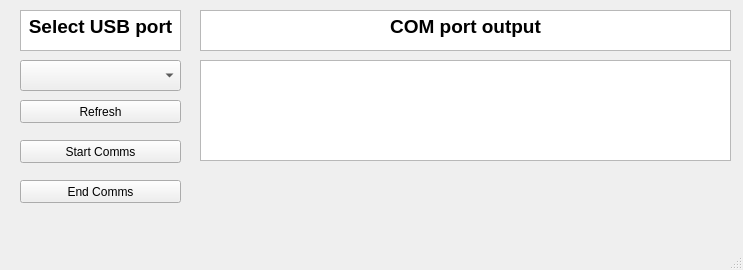
<?xml version="1.0" encoding="UTF-8"?>
<ui version="4.0">
 <class>MainWindow</class>
 <widget class="QMainWindow" name="MainWindow">
  <property name="geometry">
   <rect>
    <x>0</x>
    <y>0</y>
    <width>743</width>
    <height>270</height>
   </rect>
  </property>
  <property name="windowTitle">
   <string>MainWindow</string>
  </property>
  <widget class="QWidget" name="centralwidget">
   <widget class="QPushButton" name="refreshPorts">
    <property name="geometry">
     <rect>
      <x>20</x>
      <y>100</y>
      <width>161</width>
      <height>23</height>
     </rect>
    </property>
    <property name="text">
     <string>Refresh</string>
    </property>
   </widget>
   <widget class="QComboBox" name="comboBoxSerialPorts">
    <property name="geometry">
     <rect>
      <x>20</x>
      <y>60</y>
      <width>161</width>
      <height>31</height>
     </rect>
    </property>
   </widget>
   <widget class="QTextEdit" name="textEdit">
    <property name="geometry">
     <rect>
      <x>20</x>
      <y>10</y>
      <width>161</width>
      <height>41</height>
     </rect>
    </property>
    <property name="html">
     <string>&lt;!DOCTYPE HTML PUBLIC &quot;-//W3C//DTD HTML 4.0//EN&quot; &quot;http://www.w3.org/TR/REC-html40/strict.dtd&quot;&gt;
&lt;html&gt;&lt;head&gt;&lt;meta name=&quot;qrichtext&quot; content=&quot;1&quot; /&gt;&lt;style type=&quot;text/css&quot;&gt;
p, li { white-space: pre-wrap; }
&lt;/style&gt;&lt;/head&gt;&lt;body style=&quot; font-family:'MS Shell Dlg 2'; font-size:8.25pt; font-weight:400; font-style:normal;&quot;&gt;
&lt;p align=&quot;center&quot; style=&quot; margin-top:0px; margin-bottom:0px; margin-left:0px; margin-right:0px; -qt-block-indent:0; text-indent:0px;&quot;&gt;&lt;span style=&quot; font-size:14pt; font-weight:600;&quot;&gt;Select USB port&lt;/span&gt;&lt;/p&gt;&lt;/body&gt;&lt;/html&gt;</string>
    </property>
   </widget>
   <widget class="QPushButton" name="startComms">
    <property name="geometry">
     <rect>
      <x>20</x>
      <y>140</y>
      <width>161</width>
      <height>23</height>
     </rect>
    </property>
    <property name="text">
     <string>Start Comms</string>
    </property>
   </widget>
   <widget class="QTextEdit" name="textEdit_2">
    <property name="geometry">
     <rect>
      <x>200</x>
      <y>60</y>
      <width>531</width>
      <height>101</height>
     </rect>
    </property>
   </widget>
   <widget class="QTextEdit" name="textEdit_3">
    <property name="geometry">
     <rect>
      <x>200</x>
      <y>10</y>
      <width>531</width>
      <height>41</height>
     </rect>
    </property>
    <property name="html">
     <string>&lt;!DOCTYPE HTML PUBLIC &quot;-//W3C//DTD HTML 4.0//EN&quot; &quot;http://www.w3.org/TR/REC-html40/strict.dtd&quot;&gt;
&lt;html&gt;&lt;head&gt;&lt;meta name=&quot;qrichtext&quot; content=&quot;1&quot; /&gt;&lt;style type=&quot;text/css&quot;&gt;
p, li { white-space: pre-wrap; }
&lt;/style&gt;&lt;/head&gt;&lt;body style=&quot; font-family:'MS Shell Dlg 2'; font-size:8.25pt; font-weight:400; font-style:normal;&quot;&gt;
&lt;p align=&quot;center&quot; style=&quot; margin-top:0px; margin-bottom:0px; margin-left:0px; margin-right:0px; -qt-block-indent:0; text-indent:0px;&quot;&gt;&lt;span style=&quot; font-size:14pt; font-weight:600;&quot;&gt;COM port output&lt;/span&gt;&lt;/p&gt;&lt;/body&gt;&lt;/html&gt;</string>
    </property>
   </widget>
   <widget class="QPushButton" name="endComms">
    <property name="geometry">
     <rect>
      <x>20</x>
      <y>180</y>
      <width>161</width>
      <height>23</height>
     </rect>
    </property>
    <property name="text">
     <string>End Comms</string>
    </property>
   </widget>
  </widget>
  <widget class="QMenuBar" name="menubar">
   <property name="geometry">
    <rect>
     <x>0</x>
     <y>0</y>
     <width>743</width>
     <height>21</height>
    </rect>
   </property>
  </widget>
  <widget class="QStatusBar" name="statusbar"/>
 </widget>
 <resources/>
 <connections/>
</ui>
